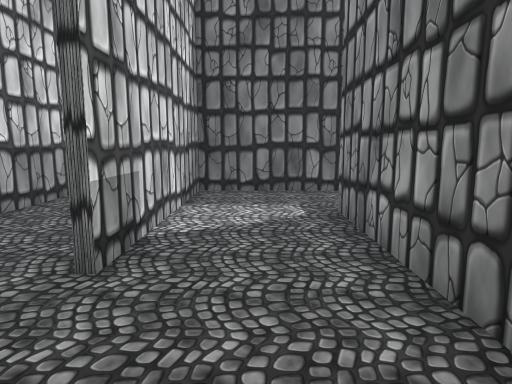
[1] (above)

24 first-person views from a walk through a Unity game level. The camera is 1.2 m above the floor, tilts 8° down and sees 75° across. The floor is counted in squares, 1 m on a side. Each view is taken from the middle of a square. On the plan, view 1 faces up. The plan holds only what a view shows up to about 14 squares ahead; the rest is blank. The place goes on beyond the plan.

[2]
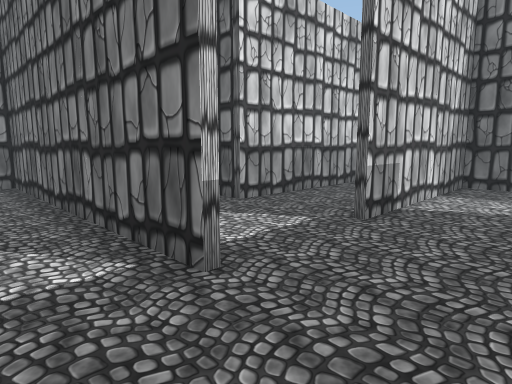

[3]
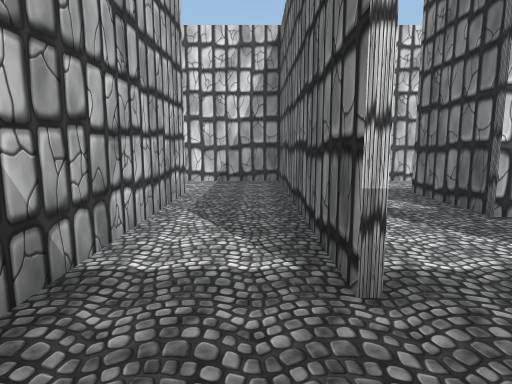

[4]
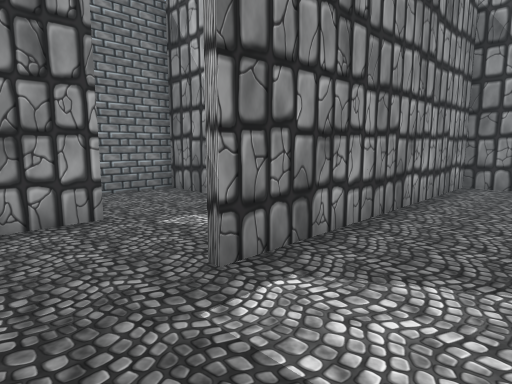

[5]
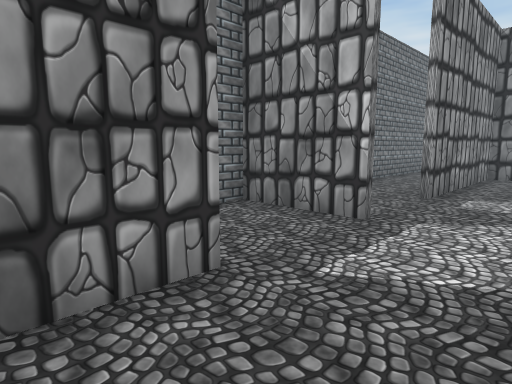

[6]
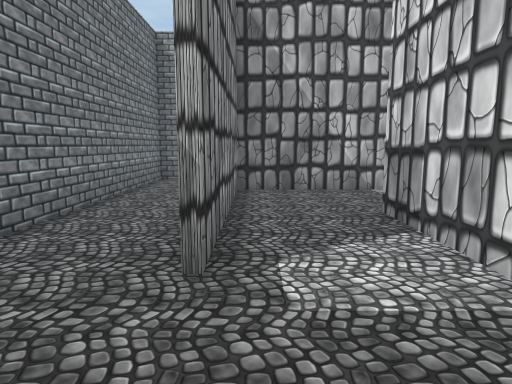

[7]
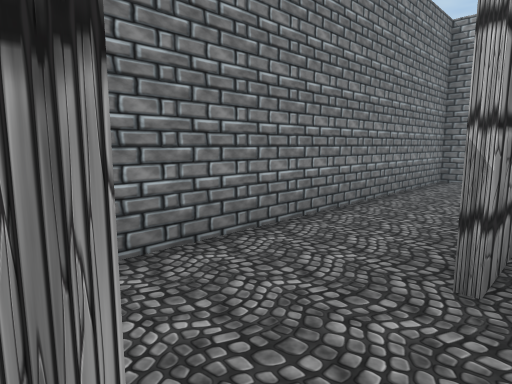

[8]
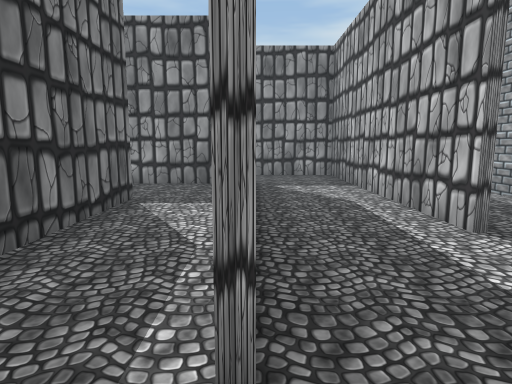

[9]
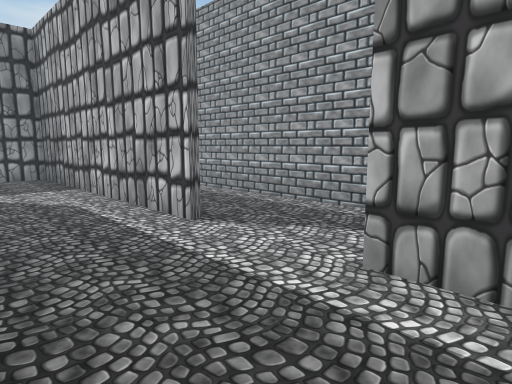

[10]
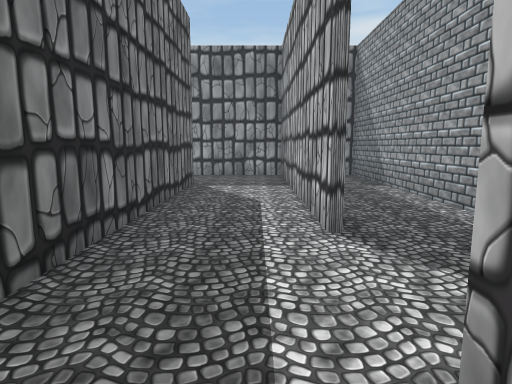

[11]
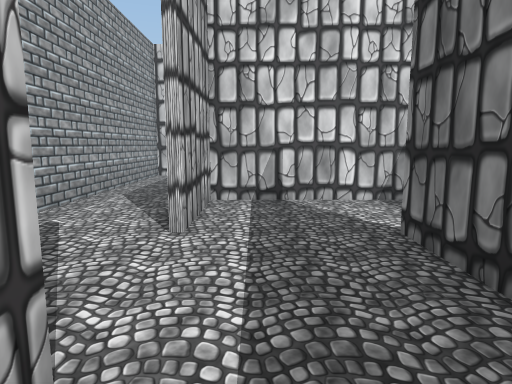

[12]
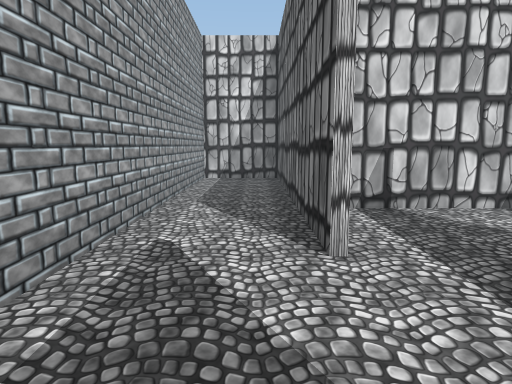

[13]
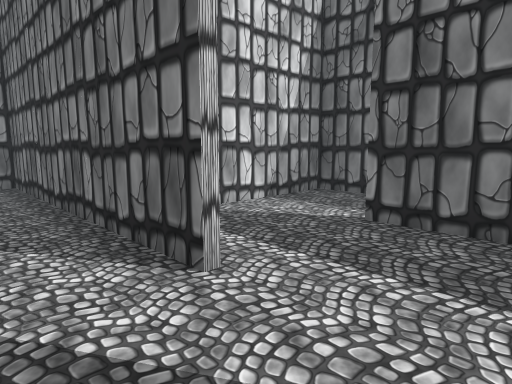

[14]
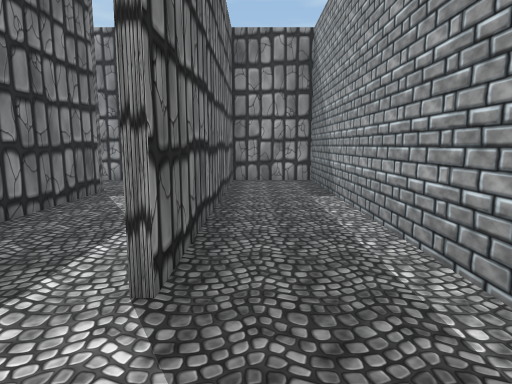

[15]
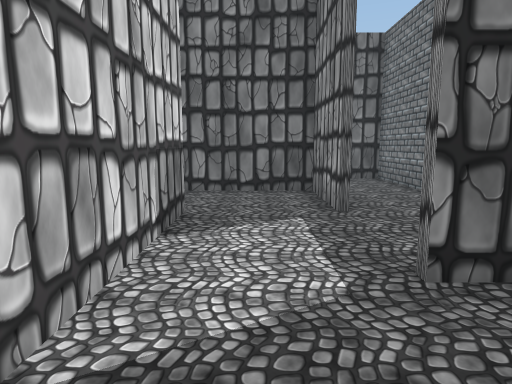

[16]
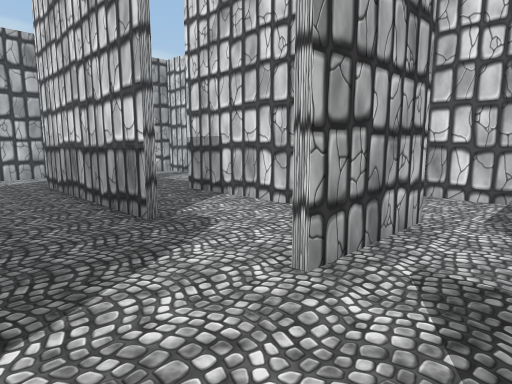

[17]
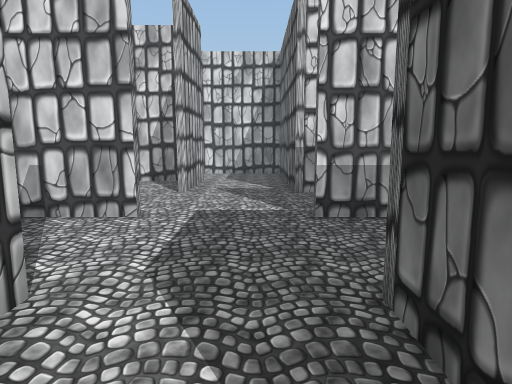

[18]
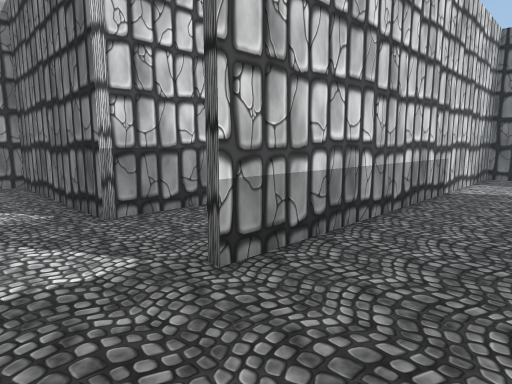

[19]
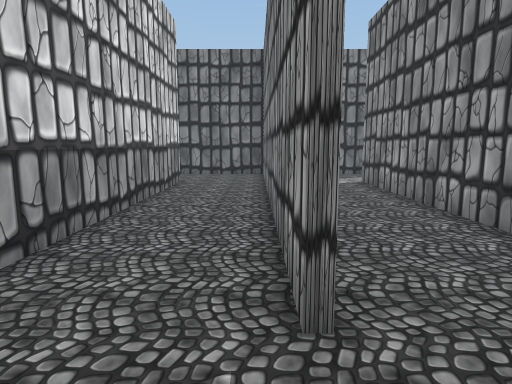

[20]
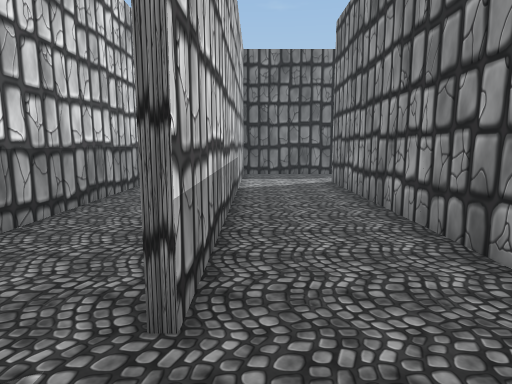

[21]
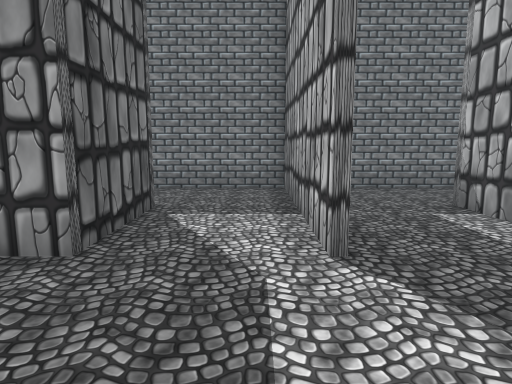

[22]
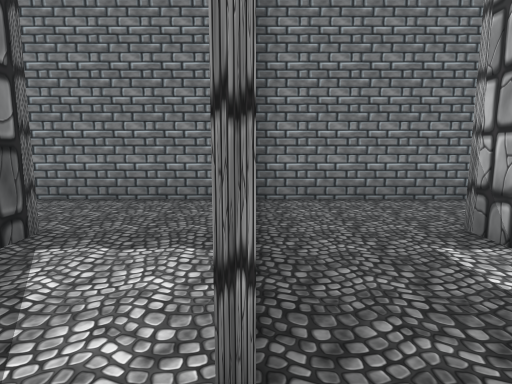

[23]
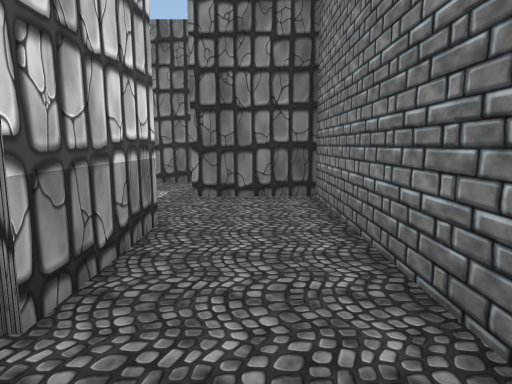

[24]
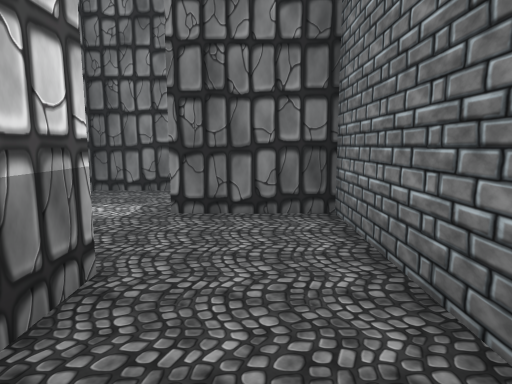

### Floor plan
Points are (right, up) in squares from view 1. A wall is a line through its corners. A room is listed if a view was taken in it or the views show most of it. See-through windows are left out.
Room 1 (views 1, 2, 3, 4, 5)
walls: (-1.4, -0.2) (-10.3, -0.2) (-10.3, -2.6); (1.7, 6) (1.7, 3.5); (0.4, -2.8) (1.5, -2.8) (1.5, 6); (4.5, 5.9) (4.5, 8.8) (-1.5, 8.8) (-1.5, 3); (-7.5, -2.8) (-1.1, -2.8)
ways out: opening at (-8.5, -3) to room 2; opening at (3.5, 3) to room 2; opening at (-2, 1.5) to room 3; opening at (5, 4.5) to room 3
Room 2 (views 6, 7, 8, 9, 10, 11, 12, 13, 14, 15)
walls: (-4.6, -6) (4.5, -6); (4.4, -6.2) (-4.5, -6.2); (-7.4, -6.2) (-16.3, -6.2) (-16.3, -8.9) (4.5, -8.9) (4.5, 0); (6.8, -8.9) (7.4, -8.9) (7.4, 1.8); (1.7, 3.5) (1.7, -3) (-7.5, -3); (-10.3, -2.6) (-10.3, -6) (-7.5, -6); (5.3, 2.8) (4.5, 2.8)
ways out: opening at (-8.5, -3) to room 1; opening at (3.5, 3) to room 1
Room 3 (views 16, 17, 18, 19, 20, 21, 22)
walls: (-1.7, 15) (-1.7, 27) (-5.2, 27); (-1.5, 12.1) (-1.5, 10); (1.5, 12.2) (5.4, 12.2); (4.5, 15) (1.5, 15) (1.5, 24); (-4.5, 9.1) (-4.5, 3) (-7.5, 3); (-7.3, 11.4) (-7.3, 6); (3.1, 9) (4.8, 9); (-4.5, 24) (-4.5, 15); (7.4, 7.2) (7.4, 12) (6.4, 12); (2.5, 27) (-1.5, 27) (-1.5, 15); (4.4, 3) (7.4, 3) (7.4, 5); (-5.2, 0) (-3.7, 0)
ways out: opening at (-2, 1.5) to room 1; opening at (5, 4.5) to room 1; opening at (4.5, 13.5) to room 4; opening at (-8.5, 3); opening at (-7, 4.5); opening at (-4.5, 13.5)
Room 4 (views 23, 24)
walls: (4.5, 18) (4.5, 15); (5.4, 12.2) (7.4, 12.2) (7.4, 20.8) (4.5, 20.8)
ways out: opening at (4.5, 13.5) to room 3; opening at (3.5, 21)

Positions as (right, up) in squares from view 1, and headings:
1: (0, 0), facing up
2: (1, -2), facing up-left
3: (1, -1), facing left
4: (-1, 8), facing down-right
5: (2, 8), facing down-right
6: (4, 3), facing down
7: (4, 3), facing down-right
8: (-9, -3), facing right
9: (-9, -3), facing down-right
10: (-9, -5), facing right
11: (-3, -5), facing left
12: (-4, -7), facing left
13: (-5, -8), facing up-left
14: (-7, -7), facing right
15: (3, 0), facing up
16: (-2, 14), facing down-left
17: (4, 14), facing left
18: (1, 13), facing up-left
19: (-2, 13), facing up
20: (-1, 13), facing up
21: (-2, 13), facing right
22: (0, 12), facing right
23: (6, 13), facing up
24: (6, 15), facing up
